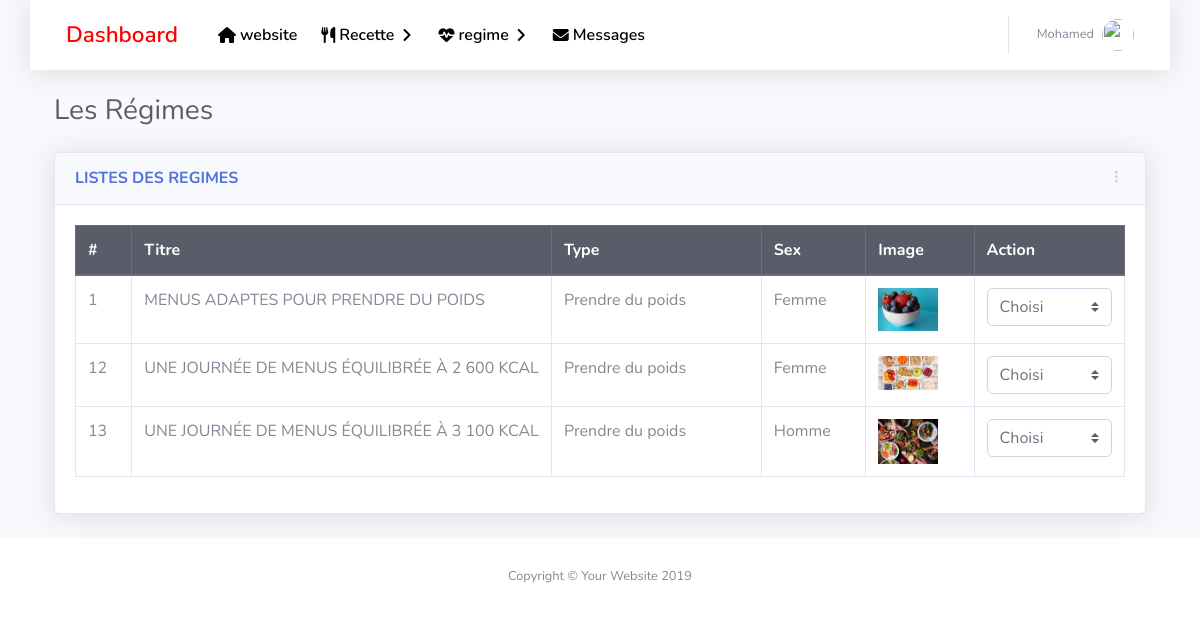
Page /admin/regime.php (signed in) on the committed database.
### tables this page shows
CREATE TABLE `regime` (
  `id` int(11) NOT NULL,
  `type` text NOT NULL,
  `title` text NOT NULL,
  `description` text NOT NULL,
  `image` varchar(255) NOT NULL,
  `created_at` datetime NOT NULL,
  `sex` varchar(255) NOT NULL
);

### admin/functions/data.php (called while the page is built, shortened)
<?php require('./../functions/init.php'); ?>
<?php
    $sql = "SELECT * FROM `regime`;" ;
    $dataregime = mysqli_query($connect,$sql) or die(mysqli_error($connect));
?>

### admin/regime.php (the view, shortened to what this page needs)
<?php include('./inc/header.php'); ?>
<?php include('./functions/data.php'); ?>
    <div id="content-wrapper" class="d-flex flex-column ">
      <div id="content">
        <?php include("./inc/topNav.php"); ?>
        <div class="container">
        <div class="d-sm-flex align-items-center justify-content-between mb-4">
            <h1 class="h3 mb-0 text-gray-800">Les Régimes </h1>
          </div>
        <div class="row">
             <div class="col-xl-12 col-lg-12">
              <div class="card shadow mb-4">
                <div class="card-header py-3 d-flex flex-row align-items-center justify-content-between">
                  <h6 class="m-0 font-weight-bold text-primary">LISTES DES REGIMES</h6>
                  <div class="dropdown no-arrow">
                    <a class="dropdown-toggle" href="#" role="button" id="dropdownMenuLink" data-toggle="dropdown" aria-haspopup="true" aria-expanded="false">
                      <i class="fas fa-ellipsis-v fa-sm fa-fw text-gray-400"></i>
                    </a>
                  </div>
                </div>
                <div class="card-body">
                  <div class="">
                    <table class="table table-bordered">
                      <thead class="thead-dark">
                        <tr>
                          <th scope="col">#</th>
                          <th scope="col">Titre</th>
                          <th scope="col">Type</th>
                          <th scope="col">Sex</th>
                          <th scope="col">Image</th>
                          <th>Action</th>
                        </tr>
                      </thead>
                      <tbody>
                        <?php if(mysqli_num_rows($dataregime) != 0){
                                  while($data = mysqli_fetch_assoc($dataregime)){
                        ?>
                                    <tr>
                                        <td > <?php echo $data['id']; ?> </td>
                                        <td width="40%"> <?php echo $data['title']; ?> </td>
                                        <td width="20%"> <?php echo $data['type']; ?> </td>
                                        <td > <?php echo $data['sex']; ?> </td>
                                        <td><img src="./../upload/regime/<?php echo $data['image'] ?>" alt="" width="60px" ></td>
                                        <td>
                                            <select name="" id="" class="custom-select" onchange="window.location.href=this.value;">
                                                  <option value="">Choisi</option>
                                            </select>
                                          </td>
                                    </tr>
                                  <?php } }?>
                      </tbody>
                    </table>
                  </div>
                </div>
              </div>
            </div>
            </div>
        </div>
      </div>
      <?php include('./inc/footer.php'); ?>

### rows in the picture
regime: id "1", title "MENUS ADAPTES POUR PRENDRE DU POIDS", type "Prendre du poids", sex "Femme", image (picture)
regime: id "12", title "UNE JOURNÉE DE MENUS ÉQUILIBRÉE À 2 600 KCAL", type "Prendre du poids", sex "Femme", image (picture)
regime: id "13", title "UNE JOURNÉE DE MENUS ÉQUILIBRÉE À 3 100 KCAL", type "Prendre du poids", sex "Homme", image (picture)

### other values in the picture
$_SESSION['user'] "Mohamed"
